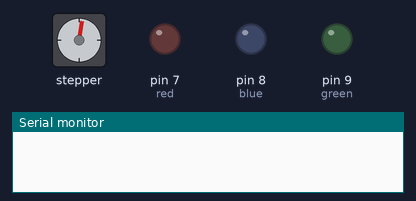
A sketch run on a simulated Arduino Uno, built with avr-gcc and run on an emulated ATmega328P. Parts: stepper motor, output pins drawn as LEDs (lit = HIGH), the last lines printed to the serial monitor. Stepper angles assume 100 steps per turn.

Above: at 0.15 s.
At 3.37 s:
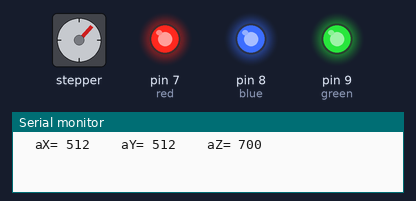
At 9.85 s:
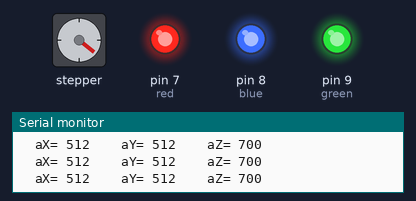
At 19.75 s:
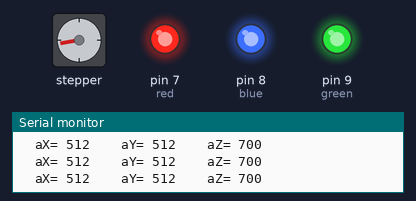
At 29.65 s:
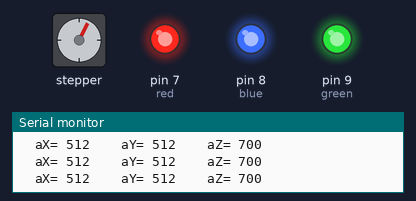
At 39.55 s:
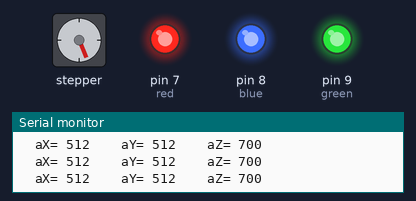
Timing chart, 0 to 40.0 s (numbered marks = the images above):
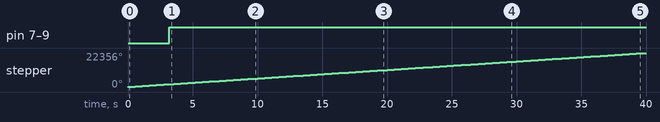

The sketch:

nunchack-motor.ino
```cpp
//*******************
// Nunchack Motor Control
// 5 November 2015
//  Version 0.0 Alfa
//*********************

//  Libraries:
  #include <Wire.h>
  #include <ArduinoNunchuk.h>
  #include <Stepper.h>

  int red = 7;
  int blue = 8;
  int green = 9;

  // change this to the number of steps on your motor
#define STEPS 100
  Stepper stepper(STEPS, 3, 4, 5, 6);
  int flag = 0;
  #define BAUDRATE 19200
  ArduinoNunchuk nunchuk = ArduinoNunchuk();

void setup() {
  // put your setup code here, to run once:
  Serial.begin(BAUDRATE);
  nunchuk.init();
  pinMode(red,OUTPUT);
  pinMode(blue,OUTPUT);
  pinMode(green,OUTPUT);
  stepper.setSpeed(100);
}

void loop() {
  // put your main code here, to run repeatedly:
    nunchuk.update();
     int y = nunchuk.accelY;
     int x = nunchuk.accelX;
     int z = nunchuk.accelZ;
  if(x>500){
  stepper.step(x);
    nunchuk.update();
  delay(100);
  }else{
    //if(x<300){
  stepper.step(0);
    //}
  }
  if(y>400){
    digitalWrite(red,HIGH);
  }else{
    digitalWrite(red,LOW);
  }

   if(x>400){
    digitalWrite(blue,HIGH);
  }else{
    digitalWrite(blue,LOW);
  }

   if(z>400){
    digitalWrite(green,HIGH);
  }else{
    digitalWrite(green,LOW);
  }

  //  Serial print:
   Serial.print("  aX= ");
  Serial.print(nunchuk.accelX, DEC);
  Serial.print("    aY= ");
  Serial.print(nunchuk.accelY, DEC);
  Serial.print("    aZ= ");
  Serial.println(nunchuk.accelZ, DEC);

  delay(100);

}
```

Measured:
- by itself, pin 7 (red), pin 8 (blue), pin 9 (green): LOW → HIGH at 3.2 s
- by itself, stepper: keeps turning clockwise at about 559°/s
